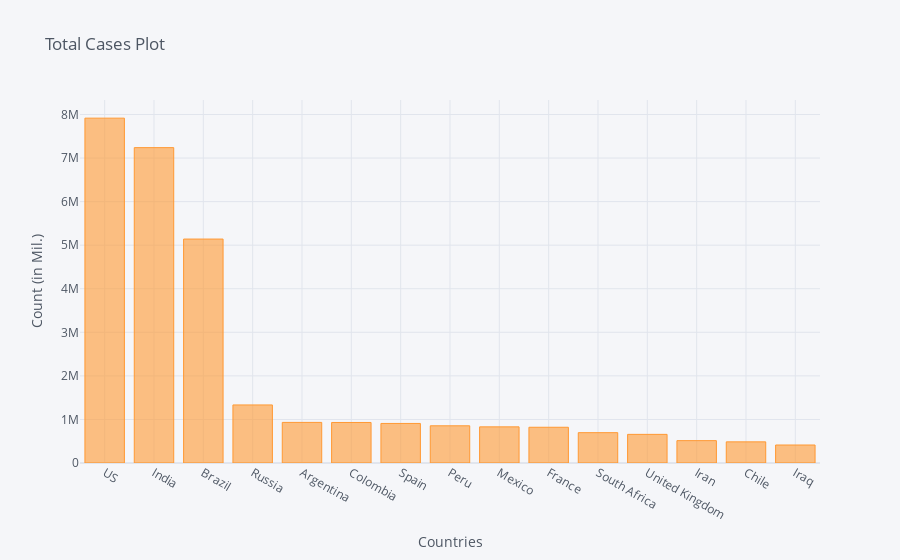

Source (notebook cell):
### Code cell
corona_dframe_agg_plot.iplot(kind='bar', x='Country/Region', y='10/14/20',
                             title='Total Cases Plot',xTitle='Countries',yTitle='Count (in Mil.)')

### Figure 1 — Plotly figure (JSON) as saved in the notebook; plotly's stock layout.template omitted (floating-point values rounded to 4 significant figures)
{"data": [{"marker": {"color": "rgba(255, 153, 51, 0.6)", "line": {"color": "rgba(255, 153, 51, 1.0)", "width": 1}}, "name": "10/14/20", "orientation": "v", "text": "", "type": "bar", "x": ["US", "India", "Brazil", "Russia", "Argentina", "Colombia", "Spain", "Peru", "Mexico", "France", "South Africa", "United Kingdom", "Iran", "Chile", "Iraq"], "y": [7916099, 7239389, 5140863, 1332824, 931967, 930159, 908056, 853974, 829396, 820376, 696414, 657459, 513219, 485372, 413215]}], "layout": {"legend": {"bgcolor": "#F5F6F9", "font": {"color": "#4D5663"}}, "paper_bgcolor": "#F5F6F9", "plot_bgcolor": "#F5F6F9", "title": {"font": {"color": "#4D5663"}, "text": "Total Cases Plot"}, "xaxis": {"gridcolor": "#E1E5ED", "showgrid": true, "tickfont": {"color": "#4D5663"}, "title": {"font": {"color": "#4D5663"}, "text": "Countries"}, "zerolinecolor": "#E1E5ED"}, "yaxis": {"gridcolor": "#E1E5ED", "showgrid": true, "tickfont": {"color": "#4D5663"}, "title": {"font": {"color": "#4D5663"}, "text": "Count (in Mil.)"}, "zerolinecolor": "#E1E5ED"}}}
